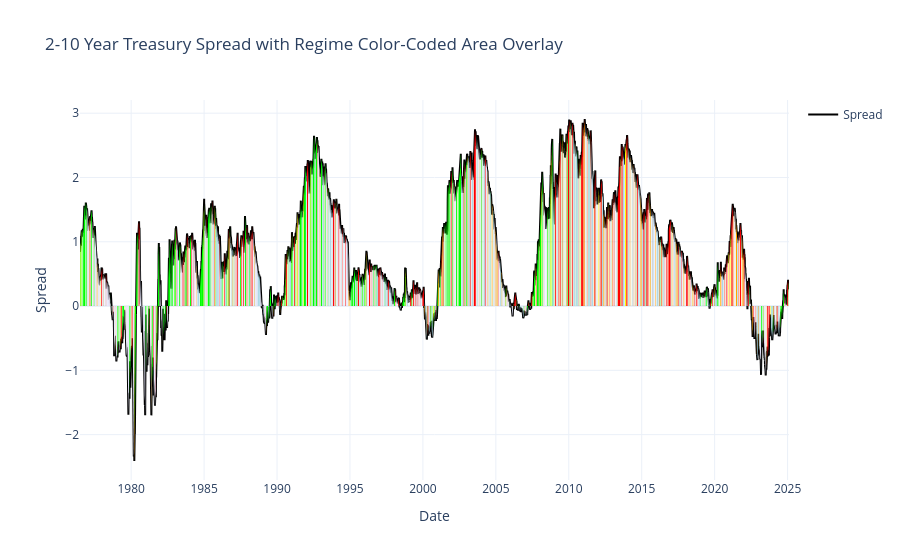

Notebook code for this chart:
### Code cell
import os
import pandas as pd
import plotly.graph_objects as go

# Define the path to the CSV file (adjust if necessary)
csv_path = os.path.join("macro", "fredData", "yieldCurveRegime.csv")
try:
    df = pd.read_csv(csv_path)
except Exception as e:
    print(f"Error loading CSV file from {csv_path}: {e}")
    exit()

# Convert the 'date' column to datetime format
df['date'] = pd.to_datetime(df['date'])

# Define a test date range (adjust as needed)
start_date = pd.to_datetime("1976-06-29")
end_date   = pd.to_datetime("2025-01-01")

# Filter the DataFrame by the date range and reset its index


# Create the base figure that plots the spread as a black line.
fig = go.Figure()

# Base spread line trace
fig.add_trace(go.Scatter(
    x=df['date'],
    y=df['spread'],
    mode='lines',
    name='Spread',
    line=dict(color='black', width=2)
))

# -------------------------------------------------------------------
# Group the data into contiguous blocks based on the regime value.
# -------------------------------------------------------------------
blocks = []
current_regime = df.loc[0, 'regime']
current_color = df.loc[0, 'color']
start_idx = 0

for i in range(1, len(df)):
    regime = df.loc[i, 'regime']
    if regime != current_regime:
        # Save the block of contiguous rows with the current regime.
        blocks.append((start_idx, i - 1, current_regime, current_color))
        start_idx = i
        current_regime = regime
        current_color = df.loc[i, 'color']

# Append the final block.
blocks.append((start_idx, len(df) - 1, current_regime, current_color))

# -------------------------------------------------------------------
# For each contiguous regime block, overlay an area plot.
# The area plot uses the same spread values, but the fill is
# color coded based on the regime.
# -------------------------------------------------------------------
for block in blocks:
    s_idx, e_idx, block_regime, block_color = block
    block_data = df.iloc[s_idx:e_idx+1]
    fig.add_trace(go.Scatter(
        x = block_data['date'],
        y = block_data['spread'],
        mode = 'lines',
        name = f"{block_regime} area",
        line = dict(width=0),  # hide line details for the area trace
        fill = 'tozeroy',       # fill from the line to y=0
        fillcolor = block_color,  # using the hex color from the CSV
        opacity = 0.3,
        showlegend = False,
        hoverinfo = 'skip'
    ))

# Update the layout of the figure.
fig.update_layout(
    title="2-10 Year Treasury Spread with Regime Color-Coded Area Overlay",
    xaxis_title="Date",
    yaxis_title="Spread",
    template="plotly_white",
)

# Show the figure (this works in a Jupyter Notebook environment)
fig.show()
